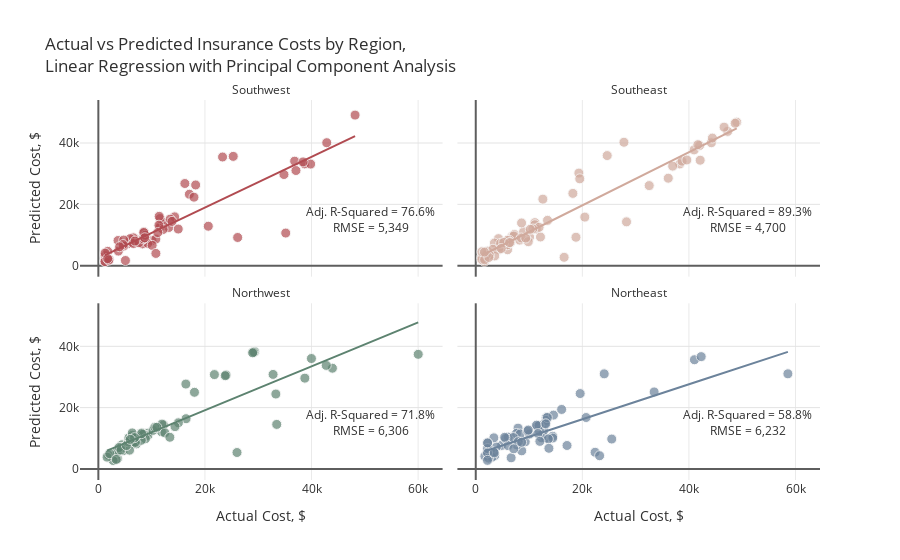

The cell this chart's notebook holds for it:
### Markdown cell above
With the addition of polynomial features, the number of variables in the dataset increases from 5 to 20. Due to the effects of multicollinearity, I will use Principal Component Analysis (PCA) to reduce the correlation between the features in the linear regression models. Principal Component Analysis is a technique that reduces the dimensionality of a data set by transforming variables that are potentially correlated into linearly uncorrelated principal components.

### Code cell
# Dataframe to save results
models=["Linear Regression", "KNN", "SVM", "Gradient Boosting"]
mod_res=pd.DataFrame(columns=["Average RMSE", "Avg. Adjusted R2"], index=models)
regions = ins.region.unique()
s = StandardScaler()

actuals=[]
preds=[]
rmses=[]
r2_scores=[]
adj_r2_scores=[]

for i in regions:
    
    # Filter data by region
    print("\nRegion: {}\n".format(i))
    ins_df = ins[ins.region==i]
    X=ins_df.drop(['charges', 'region'], axis=1)
    y=ins_df.charges
    
    # Add polynomial features
    pf = PolynomialFeatures(degree=2, include_bias=False)
    X_pf = pd.DataFrame(data=pf.fit_transform(X), columns=pf.get_feature_names(X.columns))
    
    # Create training and test sets
    X_train, X_test, y_train, y_test = train_test_split(X_pf, y, test_size=0.2, random_state=1)
    
    # Scale features
    X_train_scaled = s.fit_transform(X_train)
    X_test_scaled = s.transform(X_test)
    
    # PCA
    pca = PCA(.95)
    X_train_pca=pca.fit_transform(X_train_scaled)
    X_test_pca=pca.transform(X_test_scaled)
    print("Number of Principal Components = {}".format(pca.n_components_))
    print("Train Shape:{} {}  Test Shape:{} {}".format(X_train_pca.shape, y_train.shape, X_test_pca.shape, y_test.shape))
    
    # Linear Regression
    lr = LinearRegression().fit(X_train_pca, y_train)
    y_pred=lr.predict(X_test_pca)
    rmse=np.sqrt(mean_squared_error(y_test, y_pred)).round(2)
    r2=r2_score(y_test, y_pred)
    adj_r2 = 1 - (1-r2)*(len(y_test)-1)/(len(y_test)-X_test_pca.shape[1]-1)
    
    actuals.append(pd.Series(y_test, name='actuals').reset_index())
    preds.append(pd.Series(y_pred, name='preds').reset_index(drop=True))
    rmses.append(rmse)
    r2_scores.append(r2)
    adj_r2_scores.append(adj_r2)
    
    print("Test Error (RMSE) = {:,}".format(rmse))
    print("R-Squared = {:.2f}%, Adjusted R-Squared = {:.2f}%".format(r2*100, adj_r2*100))
    if i != 'Northeast':
        print("__________________________")

# Plot results
for i in range(0,4):
    actuals[i].loc[:,'index']=regions[i]
actual = pd.concat([actuals[i] for i in range(4)], axis = 0)
pred = pd.concat([preds[i] for i in range(4)], axis = 0)
df = pd.concat([actual, pred], axis=1).reset_index(drop=True)
col = ["#B14B51", '#D0A99C', '#5D8370','#6C839B']
fig = px.scatter(df, x="actuals", y="preds", color="index", trendline="ols", height=700,
                 title="Actual vs Predicted Insurance Costs by Region,<br>Linear Regression with Principal Component Analysis",
                 color_discrete_sequence=col, opacity=0.7, facet_col='index', facet_col_wrap=2)

fig.for_each_annotation(lambda a: a.update(text=a.text.split("=")[-1]))
fig.add_annotation(text="Adj. R-Squared = {:.1f}%<br>RMSE = {:,.0f}".format(adj_r2_scores[0]*100,rmses[0]),
                   x=51e3,y=15e3, row=2,col=1, showarrow=False)
fig.add_annotation(text="Adj. R-Squared = {:.1f}%<br>RMSE = {:,.0f}".format(adj_r2_scores[1]*100,rmses[1]),
                   x=51e3,y=15e3, row=2,col=2, showarrow=False)
fig.add_annotation(text="Adj. R-Squared = {:.1f}%<br>RMSE = {:,.0f}".format(adj_r2_scores[2]*100,rmses[2]),
                   x=51e3,y=15e3, row=1,col=1, showarrow=False)
fig.add_annotation(text="Adj. R-Squared = {:.1f}%<br>RMSE = {:,.0f}".format(adj_r2_scores[3]*100,rmses[3]),
                   x=51e3,y=15e3, row=1,col=2, showarrow=False)

fig.update_traces(hovertemplate="Actual Cost: %{x:$,.2f}<br>Predicted Cost: %{y:$,.2f}",
                  marker=dict(size=10, line=dict(width=1,color="#F7F7F7")),
                  selector=dict(mode="markers"), showlegend=False)
fig.update_xaxes(title="Actual Cost, $", row=1)
fig.update_xaxes(showgrid=True, gridwidth=1, gridcolor='#EAEAEA',
                 zeroline=True, zerolinewidth=2, zerolinecolor='#5E5E5E')
fig.update_yaxes(title="Predicted Cost, $", col=1)
fig.update_yaxes(showgrid=True, gridwidth=1, gridcolor='#E3E3E3',
                 zeroline=True, zerolinewidth=2, zerolinecolor='#5E5E5E')
fig.update_layout(font_color="#303030", paper_bgcolor="white", plot_bgcolor="white")
fig.show()

### Figure 1 — Plotly figure (JSON) as saved in the notebook; plotly's stock layout.template omitted (floating-point values rounded to 4 significant figures)
{"data": [{"hovertemplate": "Actual Cost: %{x:$,.2f}<br>Predicted Cost: %{y:$,.2f}", "legendgroup": "Southwest", "marker": {"color": "#B14B51", "line": {"color": "#F7F7F7", "width": 1}, "opacity": 0.7, "size": 10, "symbol": "circle"}, "mode": "markers", "name": "Southwest", "orientation": "v", "showlegend": false, "type": "scatter", "x": [3761.0, 11670.0, 6312.0, 14320.0, 11550.0, 5080.0, 8269.0, 3693.0, 36840.0, 13220.0, 23310.0, 35160.0, 12350.0, 10070.0, 5488.0, 38711, 7197.0, 6572.0, 5980.0, 34830.0, 6600.0, 39840.0, 1256.0, 1242.0, 4762.0, 9265.0, 13470.0, 1759.0, 1242.0, 48170.0, 16230.0, 25310.0, 10790.0, 4751.0, 8557.0, 42860.0, 8278.0, 11580.0, 7624.0, 12150.0, 20630.0, 4647.0, 26140.0, 2008.0, 8444.0, 17080.0, 13820.0, 8825.0, 37080.0, 10100.0, 11410.0, 14990.0, 11360.0, 6876.0, 10800.0, 18260.0, 1262.0, 17940.0, 11150.0, 38420.0, 8522.0, 8703.0, 3988.0, 1965.0, 1743.0], "xaxis": "x3", "y": [4749.0, 13330.0, 7583.0, 15920.0, 12520.0, 1687.0, 7105.0, 8204.0, 34080.0, 12450.0, 35440.0, 10630.0, 13940.0, 8197.0, 7163.0, 33190.0, 8343.0, 9079.0, 8811.0, 29720.0, 7232.0, 33130.0, 3290.0, 1410.0, 8344.0, 7285.0, 15180.0, 4676.0, 1323.0, 49110.0, 26790.0, 35640.0, 8684.0, 6399.0, 10970.0, 40100.0, 8584.0, 15370.0, 7492.0, 11790.0, 12860.0, 6900.0, 9193.0, 2091.0, 8762.0, 23290.0, 14450.0, 9915.0, 31030.0, 6624.0, 16090.0, 11940.0, 13190.0, 8020.0, 3993.0, 26320.0, 4100.0, 22340.0, 10800.0, 33840.0, 10790.0, 9097.0, 6162.0, 1808.0, 2304.0], "yaxis": "y3"}, {"hovertemplate": "<b>OLS trendline</b><br>preds = 0.826689 * actuals + 2433.4<br>R<sup>2</sup>=0.792960<br><br>index=Southwest<br>actuals=%{x}<br>preds=%{y} <b>(trend)</b><extra></extra>", "legendgroup": "Southwest", "marker": {"color": "#B14B51", "symbol": "circle"}, "mode": "lines", "name": "Southwest", "showlegend": false, "type": "scatter", "x": [1242.0, 1242.0, 1256.0, 1262.0, 1743.0, 1759.0, 1965.0, 2008.0, 3693.0, 3761.0, 3988.0, 4647.0, 4751.0, 4762.0, 5080.0, 5488.0, 5980.0, 6312.0, 6572.0, 6600.0, 6876.0, 7197.0, 7624.0, 8269.0, 8278.0, 8444.0, 8522.0, 8557.0, 8703.0, 8825.0, 9265.0, 10070.0, 10100.0, 10790.0, 10800.0, 11150.0, 11360.0, 11410.0, 11550.0, 11580.0, 11670.0, 12150.0, 12350.0, 13220.0, 13470.0, 13820.0, 14320.0, 14990.0, 16230.0, 17080.0, 17940.0, 18260.0, 20630.0, 23310.0, 25310.0, 26140.0, 34830.0, 35160.0, 36840.0, 37080.0, 38420.0, 38711, 39840.0, 42860.0, 48170.0], "xaxis": "x3", "y": [3460.0, 3460.0, 3472.0, 3477.0, 3874.0, 3888.0, 4058.0, 4093.0, 5487.0, 5543.0, 5730.0, 6275.0, 6361.0, 6370.0, 6633.0, 6970.0, 7377.0, 7651.0, 7866.0, 7890.0, 8118.0, 8383.0, 8736.0, 9269.0, 9276.0, 9414.0, 9478.0, 9507.0, 9628.0, 9729.0, 10090.0, 10750.0, 10780.0, 11350.0, 11360.0, 11650.0, 11830.0, 11870.0, 11980.0, 12000.0, 12080.0, 12480.0, 12640.0, 13370.0, 13570.0, 13860.0, 14270.0, 14820.0, 15850.0, 16550.0, 17270.0, 17530.0, 19490.0, 21700.0, 23360.0, 24040.0, 31230.0, 31500.0, 32890.0, 33090.0, 34190.0, 34440.0, 35370.0, 37860.0, 42260.0], "yaxis": "y3"}, {"hovertemplate": "Actual Cost: %{x:$,.2f}<br>Predicted Cost: %{y:$,.2f}", "legendgroup": "Southeast", "marker": {"color": "#D0A99C", "line": {"color": "#F7F7F7", "width": 1}, "opacity": 0.7, "size": 10, "symbol": "circle"}, "mode": "markers", "name": "Southeast", "orientation": "v", "showlegend": false, "type": "scatter", "x": [44200.0, 6781.0, 5478.0, 32550.0, 1816.0, 11090.0, 11090.0, 13470.0, 47270.0, 10110.0, 38280.0, 19350.0, 1616.0, 40970.0, 1824.0, 7244.0, 36950.0, 42000.0, 6184.0, 20460.0, 7153.0, 2219.0, 8233.0, 4266.0, 19520.0, 27810.0, 16590.0, 5967.0, 4505.0, 3501.0, 4340.0, 5974.0, 3227.0, 11360.0, 12590.0, 6314.0, 5920.0, 12140.0, 3562.0, 4673.0, 46600.0, 2566.0, 41680.0, 8978.0, 48970.0, 24670.0, 8597.0, 38710.0, 1136.0, 18810.0, 1982.0, 1132.0, 6500.0, 1147.0, 8548.0, 39610.0, 11880.0, 48680.0, 44400.0, 18220.0, 28290.0, 9855.0, 10700.0, 5245.0, 1665.0, 2465.0, 9378.0, 10230.0, 36120.0, 4780.0, 6338.0, 42110.0, 1634.0], "xaxis": "x4", "y": [40100.0, 9501.0, 6655.0, 26110.0, 2083.0, 14030.0, 13350.0, 14780.0, 43790.0, 9337.0, 33170.0, 30190.0, 1396.0, 37760.0, 3428.0, 10180.0, 32460.0, 39180.0, 8410.0, 15840.0, 9674.0, 4735.0, 8339.0, 8813.0, 28320.0, 40240.0, 2725.0, 5203.0, 6267.0, 7373.0, 5204.0, 6838.0, 5344.0, 11930.0, 21700.0, 8256.0, 8220.0, 9354.0, 3181.0, 7295.0, 45170.0, 3363.0, 39450.0, 11060.0, 46790.0, 35900.0, 13930.0, 34070.0, 2796.0, 9269.0, 3481.0, 2024.0, 7521.0, 4557.0, 9034.0, 34470.0, 12500.0, 46440.0, 41590.0, 23570.0, 14290.0, 7841.0, 11970.0, 7573.0, 1985.0, 2698.0, 9008.0, 11860.0, 28520.0, 5586.0, 7527.0, 34390.0, 4421.0], "yaxis": "y4"}, {"hovertemplate": "<b>OLS trendline</b><br>preds = 0.866193 * actuals + 2334.73<br>R<sup>2</sup>=0.905011<br><br>index=Southeast<br>actuals=%{x}<br>preds=%{y} <b>(trend)</b><extra></extra>", "legendgroup": "Southeast", "marker": {"color": "#D0A99C", "symbol": "circle"}, "mode": "lines", "name": "Southeast", "showlegend": false, "type": "scatter", "x": [1132.0, 1136.0, 1147.0, 1616.0, 1634.0, 1665.0, 1816.0, 1824.0, 1982.0, 2219.0, 2465.0, 2566.0, 3227.0, 3501.0, 3562.0, 4266.0, 4340.0, 4505.0, 4673.0, 4780.0, 5245.0, 5478.0, 5920.0, 5967.0, 5974.0, 6184.0, 6314.0, 6338.0, 6500.0, 6781.0, 7153.0, 7244.0, 8233.0, 8548.0, 8597.0, 8978.0, 9378.0, 9855.0, 10110.0, 10230.0, 10700.0, 11090.0, 11090.0, 11360.0, 11880.0, 12140.0, 12590.0, 13470.0, 16590.0, 18220.0, 18810.0, 19350.0, 19520.0, 20460.0, 24670.0, 27810.0, 28290.0, 32550.0, 36120.0, 36950.0, 38280.0, 38710.0, 39610.0, 40970.0, 41680.0, 42000.0, 42110.0, 44200.0, 44400.0, 46600.0, 47270.0, 48680.0, 48970.0], "xaxis": "x4", "y": [3315.0, 3319.0, 3328.0, 3734.0, 3750.0, 3777.0, 3908.0, 3915.0, 4051.0, 4257.0, 4470.0, 4558.0, 5130.0, 5367.0, 5420.0, 6030.0, 6094.0, 6237.0, 6383.0, 6475.0, 6878.0, 7080.0, 7463.0, 7503.0, 7510.0, 7692.0, 7804.0, 7825.0, 7965.0, 8209.0, 8530.0, 8609.0, 9466.0, 9739.0, 9781.0, 10110.0, 10460.0, 10870.0, 11090.0, 11190.0, 11610.0, 11940.0, 11940.0, 12180.0, 12630.0, 12850.0, 13240.0, 14000.0, 16700.0, 18120.0, 18620.0, 19100.0, 19240.0, 20060.0, 23700.0, 26420.0, 26840.0, 30530.0, 33630.0, 34340.0, 35490.0, 35860.0, 36650.0, 37830.0, 38430.0, 38710.0, 38810.0, 40620.0, 40790.0, 42700.0, 43280.0, 44500.0, 44750.0], "yaxis": "y4"}, {"hovertemplate": "Actual Cost: %{x:$,.2f}<br>Predicted Cost: %{y:$,.2f}", "legendgroup": "Northwest", "marker": {"color": "#5D8370", "line": {"color": "#F7F7F7", "width": 1}, "opacity": 0.7, "size": 10, "symbol": "circle"}, "mode": "markers", "name": "Northwest", "orientation": "v", "showlegend": false, "type": "scatter", "x": [9174.0, 4433.0, 21770.0, 7732.0, 33470.0, 4618.0, 3594.0, 12240.0, 6204.0, 11840.0, 4467.0, 8163.0, 6394.0, 1906.0, 23970.0, 2775.0, 3538.0, 32790.0, 6112.0, 9302.0, 11950.0, 6389.0, 23810.0, 10260.0, 4244.0, 16460.0, 8413.0, 26020.0, 60020.0, 3580.0, 12480.0, 5856.0, 7154.0, 1636.0, 6987.0, 43920.0, 15020.0, 29330.0, 5630.0, 8827.0, 8060.0, 5729.0, 14380.0, 29140.0, 38750.0, 3877.0, 42760.0, 6374.0, 28950.0, 16420.0, 10600.0, 18030.0, 39980.0, 6941.0, 4240.0, 6361.0, 8116.0, 6797.0, 2137.0, 33310.0, 13420.0, 10980.0, 3353.0, 5261.0, 5990.0], "xaxis": "x", "y": [11660.0, 7887.0, 30780.0, 10690.0, 14530.0, 5954.0, 3359.0, 14340.0, 8680.0, 12150.0, 6947.0, 11770.0, 9061.0, 4480.0, 30650.0, 2758.0, 5982.0, 30830.0, 8838.0, 10920.0, 14640.0, 8218.0, 30410.0, 12590.0, 6877.0, 16390.0, 11310.0, 5367.0, 37390.0, 5602.0, 11770.0, 6135.0, 8184.0, 3860.0, 10620.0, 32860.0, 15060.0, 38210.0, 8838.0, 9857.0, 9343.0, 10130.0, 13800.0, 38090.0, 29620.0, 7005.0, 33780.0, 10980.0, 37880.0, 27690.0, 13580.0, 25000.0, 36010.0, 8666.0, 6200.0, 11760.0, 11520.0, 10210.0, 4981.0, 24440.0, 10340.0, 13600.0, 3104.0, 7627.0, 9645.0], "yaxis": "y"}, {"hovertemplate": "<b>OLS trendline</b><br>preds = 0.716568 * actuals + 4799.83<br>R<sup>2</sup>=0.751236<br><br>index=Northwest<br>actuals=%{x}<br>preds=%{y} <b>(trend)</b><extra></extra>", "legendgroup": "Northwest", "marker": {"color": "#5D8370", "symbol": "circle"}, "mode": "lines", "name": "Northwest", "showlegend": false, "type": "scatter", "x": [1636.0, 1906.0, 2137.0, 2775.0, 3353.0, 3538.0, 3580.0, 3594.0, 3877.0, 4240.0, 4244.0, 4433.0, 4467.0, 4618.0, 5261.0, 5630.0, 5729.0, 5856.0, 5990.0, 6112.0, 6204.0, 6361.0, 6374.0, 6389.0, 6394.0, 6797.0, 6941.0, 6987.0, 7154.0, 7732.0, 8060.0, 8116.0, 8163.0, 8413.0, 8827.0, 9174.0, 9302.0, 10260.0, 10600.0, 10980.0, 11840.0, 11950.0, 12240.0, 12480.0, 13420.0, 14380.0, 15020.0, 16420.0, 16460.0, 18030.0, 21770.0, 23810.0, 23970.0, 26020.0, 28950.0, 29140.0, 29330.0, 32790.0, 33310.0, 33470.0, 38750.0, 39980.0, 42760.0, 43920.0, 60020.0], "xaxis": "x", "y": [5972.0, 6166.0, 6331.0, 6788.0, 7203.0, 7335.0, 7365.0, 7375.0, 7578.0, 7838.0, 7841.0, 7977.0, 8000.0, 8109.0, 8570.0, 8834.0, 8905.0, 8996.0, 9092.0, 9180.0, 9245.0, 9358.0, 9367.0, 9378.0, 9381.0, 9670.0, 9773.0, 9806.0, 9926.0, 10340.0, 10580.0, 10620.0, 10650.0, 10830.0, 11130.0, 11370.0, 11470.0, 12160.0, 12400.0, 12670.0, 13280.0, 13360.0, 13570.0, 13740.0, 14410.0, 15110.0, 15560.0, 16570.0, 16590.0, 17720.0, 20400.0, 21860.0, 21970.0, 23440.0, 25540.0, 25680.0, 25820.0, 28290.0, 28670.0, 28780.0, 32560.0, 33450.0, 35440.0, 36270.0, 47810.0], "yaxis": "y"}, {"hovertemplate": "Actual Cost: %{x:$,.2f}<br>Predicted Cost: %{y:$,.2f}", "legendgroup": "Northeast", "marker": {"color": "#6C839B", "line": {"color": "#F7F7F7", "width": 1}, "opacity": 0.7, "size": 10, "symbol": "circle"}, "mode": "markers", "name": "Northeast", "orientation": "v", "showlegend": false, "type": "scatter", "x": [58570.0, 41030.0, 13130.0, 17130.0, 13220.0, 42300.0, 8628.0, 11510.0, 13230.0, 12730.0, 3559.0, 14590.0, 13020.0, 6113.0, 4847.0, 14450.0, 9282.0, 5595.0, 2204.0, 6641.0, 12320.0, 7935.0, 3858.0, 1712.0, 2727.0, 7639.0, 3044.0, 25520.0, 11940.0, 3393.0, 14450.0, 33480.0, 20710.0, 8334.0, 2218.0, 11880.0, 11390.0, 10070.0, 2396.0, 7730.0, 2211.0, 3385.0, 24110.0, 2206.0, 9723.0, 13620.0, 11660.0, 6067.0, 19590.0, 2217.0, 22400.0, 12030.0, 9866.0, 16120.0, 7050.0, 5429.0, 13430.0, 2196.0, 7986.0, 13730.0, 3482.0, 13140.0, 23240.0, 7134.0, 8606.0], "xaxis": "x2", "y": [31030.0, 35620.0, 10180.0, 7659.0, 16790.0, 36630.0, 5919.0, 13910.0, 15830.0, 12530.0, 4328.0, 17560.0, 14910.0, 10380.0, 7699.0, 10680.0, 8881.0, 9935.0, 4646.0, 3638.0, 10190.0, 13320.0, 7174.0, 4129.0, 6016.0, 11580.0, 3852.0, 9755.0, 12370.0, 10140.0, 10080.0, 25120.0, 16780.0, 11420.0, 8534.0, 14190.0, 14280.0, 11360.0, 3534.0, 7825.0, 6657.0, 5474.0, 31020.0, 5242.0, 12350.0, 9795.0, 11550.0, 7602.0, 24590.0, 8494.0, 5448.0, 9004.0, 12700.0, 19410.0, 10240.0, 10330.0, 16770.0, 2810.0, 8891.0, 6740.0, 5233.0, 14700.0, 4326.0, 6581.0, 8695.0], "yaxis": "y2"}, {"hovertemplate": "<b>OLS trendline</b><br>preds = 0.569433 * actuals + 4826.1<br>R<sup>2</sup>=0.641782<br><br>index=Northeast<br>actuals=%{x}<br>preds=%{y} <b>(trend)</b><extra></extra>", "legendgroup": "Northeast", "marker": {"color": "#6C839B", "symbol": "circle"}, "mode": "lines", "name": "Northeast", "showlegend": false, "type": "scatter", "x": [1712.0, 2196.0, 2204.0, 2206.0, 2211.0, 2217.0, 2218.0, 2396.0, 2727.0, 3044.0, 3385.0, 3393.0, 3482.0, 3559.0, 3858.0, 4847.0, 5429.0, 5595.0, 6067.0, 6113.0, 6641.0, 7050.0, 7134.0, 7639.0, 7730.0, 7935.0, 7986.0, 8334.0, 8606.0, 8628.0, 9282.0, 9723.0, 9866.0, 10070.0, 11390.0, 11510.0, 11660.0, 11880.0, 11940.0, 12030.0, 12320.0, 12730.0, 13020.0, 13130.0, 13140.0, 13220.0, 13230.0, 13430.0, 13620.0, 13730.0, 14450.0, 14450.0, 14590.0, 16120.0, 17130.0, 19590.0, 20710.0, 22400.0, 23240.0, 24110.0, 25520.0, 33480.0, 41030.0, 42300.0, 58570.0], "xaxis": "x2", "y": [5801.0, 6077.0, 6081.0, 6082.0, 6085.0, 6089.0, 6089.0, 6191.0, 6379.0, 6560.0, 6754.0, 6758.0, 6809.0, 6852.0, 7023.0, 7586.0, 7917.0, 8012.0, 8281.0, 8307.0, 8607.0, 8841.0, 8888.0, 9176.0, 9228.0, 9345.0, 9373.0, 9572.0, 9727.0, 9739.0, 10110.0, 10360.0, 10440.0, 10560.0, 11310.0, 11380.0, 11460.0, 11590.0, 11620.0, 11680.0, 11840.0, 12080.0, 12240.0, 12300.0, 12310.0, 12360.0, 12360.0, 12470.0, 12580.0, 12640.0, 13050.0, 13060.0, 13130.0, 14000.0, 14580.0, 15980.0, 16620.0, 17580.0, 18060.0, 18550.0, 19360.0, 23890.0, 28190.0, 28920.0, 38180.0], "yaxis": "y2"}], "layout": {"annotations": [{"showarrow": false, "text": "Northwest", "x": 0.245, "xanchor": "center", "xref": "paper", "y": 0.465, "yanchor": "bottom", "yref": "paper"}, {"showarrow": false, "text": "Northeast", "x": 0.755, "xanchor": "center", "xref": "paper", "y": 0.465, "yanchor": "bottom", "yref": "paper"}, {"showarrow": false, "text": "Southwest", "x": 0.245, "xanchor": "center", "xref": "paper", "y": 1.0, "yanchor": "bottom", "yref": "paper"}, {"showarrow": false, "text": "Southeast", "x": 0.755, "xanchor": "center", "xref": "paper", "y": 1.0, "yanchor": "bottom", "yref": "paper"}, {"showarrow": false, "text": "Adj. R-Squared = 76.6%<br>RMSE = 5,349", "x": 51000, "xref": "x3", "y": 15000, "yref": "y3"}, {"showarrow": false, "text": "Adj. R-Squared = 89.3%<br>RMSE = 4,700", "x": 51000, "xref": "x4", "y": 15000, "yref": "y4"}, {"showarrow": false, "text": "Adj. R-Squared = 71.8%<br>RMSE = 6,306", "x": 51000, "xref": "x", "y": 15000, "yref": "y"}, {"showarrow": false, "text": "Adj. R-Squared = 58.8%<br>RMSE = 6,232", "x": 51000, "xref": "x2", "y": 15000, "yref": "y2"}], "autosize": true, "font": {"color": "#303030"}, "legend": {"title": {"text": "index"}, "tracegroupgap": 0}, "paper_bgcolor": "white", "plot_bgcolor": "white", "title": {"text": "Actual vs Predicted Insurance Costs by Region,<br>Linear Regression with Principal Component Analysis"}, "xaxis": {"anchor": "y", "autorange": true, "domain": [0, 0.49], "gridcolor": "#EAEAEA", "gridwidth": 1, "range": [-10160.0, 69860.0], "showgrid": true, "title": {"text": "Actual Cost, $"}, "type": "linear", "zeroline": true, "zerolinecolor": "#5E5E5E", "zerolinewidth": 2}, "xaxis2": {"anchor": "y2", "autorange": true, "domain": [0.51, 1], "gridcolor": "#EAEAEA", "gridwidth": 1, "matches": "x", "range": [-10160.0, 69860.0], "showgrid": true, "title": {"text": "Actual Cost, $"}, "type": "linear", "zeroline": true, "zerolinecolor": "#5E5E5E", "zerolinewidth": 2}, "xaxis3": {"anchor": "y3", "autorange": true, "domain": [0, 0.49], "gridcolor": "#EAEAEA", "gridwidth": 1, "matches": "x", "range": [-10160.0, 69860.0], "showgrid": true, "showticklabels": false, "type": "linear", "zeroline": true, "zerolinecolor": "#5E5E5E", "zerolinewidth": 2}, "xaxis4": {"anchor": "y4", "autorange": true, "domain": [0.51, 1], "gridcolor": "#EAEAEA", "gridwidth": 1, "matches": "x", "range": [-10160.0, 69860.0], "showgrid": true, "showticklabels": false, "type": "linear", "zeroline": true, "zerolinecolor": "#5E5E5E", "zerolinewidth": 2}, "yaxis": {"anchor": "x", "autorange": true, "domain": [0, 0.465], "gridcolor": "#E3E3E3", "gridwidth": 1, "range": [-2950.0, 53380.0], "showgrid": true, "title": {"text": "Predicted Cost, $"}, "type": "linear", "zeroline": true, "zerolinecolor": "#5E5E5E", "zerolinewidth": 2}, "yaxis2": {"anchor": "x2", "autorange": true, "domain": [0, 0.465], "gridcolor": "#E3E3E3", "gridwidth": 1, "matches": "y", "range": [-2950.0, 53380.0], "showgrid": true, "showticklabels": false, "type": "linear", "zeroline": true, "zerolinecolor": "#5E5E5E", "zerolinewidth": 2}, "yaxis3": {"anchor": "x3", "autorange": true, "domain": [0.535, 1.0], "gridcolor": "#E3E3E3", "gridwidth": 1, "matches": "y", "range": [-2950.0, 53380.0], "showgrid": true, "title": {"text": "Predicted Cost, $"}, "type": "linear", "zeroline": true, "zerolinecolor": "#5E5E5E", "zerolinewidth": 2}, "yaxis4": {"anchor": "x4", "autorange": true, "domain": [0.535, 1.0], "gridcolor": "#E3E3E3", "gridwidth": 1, "matches": "y", "range": [-2950.0, 53380.0], "showgrid": true, "showticklabels": false, "type": "linear", "zeroline": true, "zerolinecolor": "#5E5E5E", "zerolinewidth": 2}}}
